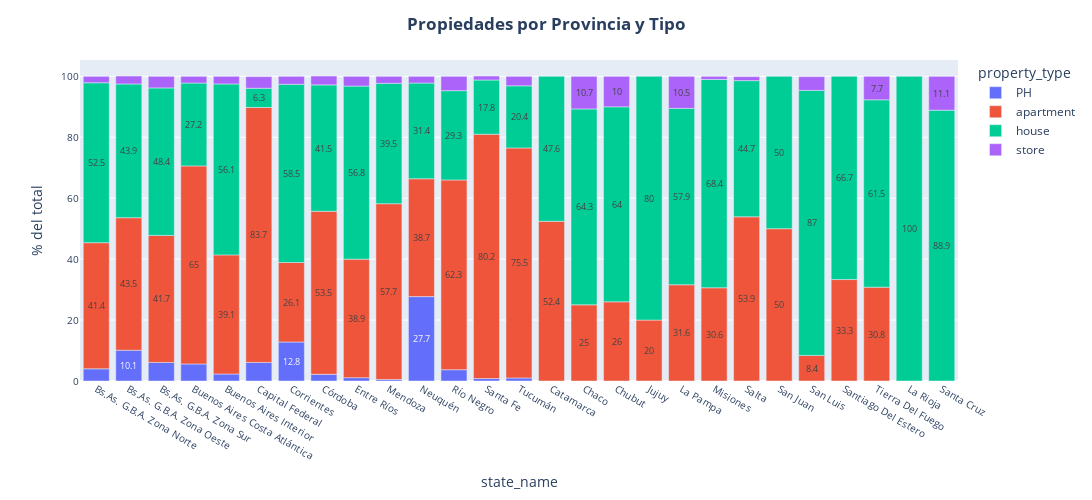

The cell this chart's notebook holds for it:
### Code cell
# Graficamos este mix de tipo de propiedades por provincia

fig = px.bar(data_frame= state_y_type_mix, x='state_name' , y='operation', color ='property_type',  text='operation'  , width=1100, height=500)

fig.update_layout(
    title='<b>Propiedades por Provincia y Tipo</b>',
    xaxis_tickfont_size=10,
    yaxis=dict(title='% del total',titlefont_size=14,tickfont_size=10),
    title_x=0.5)
fig.update_traces(textposition='inside', textangle = 0, insidetextanchor='middle')
fig.update_layout(uniformtext_minsize=9, uniformtext_mode='hide')
fig.show()

### Figure 1 — Plotly figure (JSON) as saved in the notebook; plotly's stock layout.template omitted (floating-point values rounded to 4 significant figures)
{"data": [{"alignmentgroup": "True", "hovertemplate": "property_type=PH<br>state_name=%{x}<br>operation=%{text}<extra></extra>", "insidetextanchor": "middle", "legendgroup": "PH", "marker": {"color": "#636efa"}, "name": "PH", "offsetgroup": "PH", "orientation": "v", "showlegend": true, "text": [4, 10.1, 6.1, 5.6, 2.3, 6.1, 12.8, 2.2, 1.1, 0.5, 27.7, 3.7, 0.8, 1], "textangle": 0, "textposition": "inside", "type": "bar", "x": ["Bs.As. G.B.A. Zona Norte", "Bs.As. G.B.A. Zona Oeste", "Bs.As. G.B.A. Zona Sur", "Buenos Aires Costa Atlántica", "Buenos Aires Interior", "Capital Federal", "Corrientes", "Córdoba", "Entre Ríos", "Mendoza", "Neuquén", "Río Negro", "Santa Fe", "Tucumán"], "xaxis": "x", "y": [4, 10.1, 6.1, 5.6, 2.3, 6.1, 12.8, 2.2, 1.1, 0.5, 27.7, 3.7, 0.8, 1], "yaxis": "y"}, {"alignmentgroup": "True", "hovertemplate": "property_type=apartment<br>state_name=%{x}<br>operation=%{text}<extra></extra>", "insidetextanchor": "middle", "legendgroup": "apartment", "marker": {"color": "#EF553B"}, "name": "apartment", "offsetgroup": "apartment", "orientation": "v", "showlegend": true, "text": [41.4, 43.5, 41.7, 65, 39.1, 83.7, 52.4, 25, 26, 26.1, 53.5, 38.9, 20, 31.6, 57.7, 30.6, 38.7, 62.3, 53.9, 50, 8.4, 80.2, 33.3, 30.8, 75.5], "textangle": 0, "textposition": "inside", "type": "bar", "x": ["Bs.As. G.B.A. Zona Norte", "Bs.As. G.B.A. Zona Oeste", "Bs.As. G.B.A. Zona Sur", "Buenos Aires Costa Atlántica", "Buenos Aires Interior", "Capital Federal", "Catamarca", "Chaco", "Chubut", "Corrientes", "Córdoba", "Entre Ríos", "Jujuy", "La Pampa", "Mendoza", "Misiones", "Neuquén", "Río Negro", "Salta", "San Juan", "San Luis", "Santa Fe", "Santiago Del Estero", "Tierra Del Fuego", "Tucumán"], "xaxis": "x", "y": [41.4, 43.5, 41.7, 65, 39.1, 83.7, 52.4, 25, 26, 26.1, 53.5, 38.9, 20, 31.6, 57.7, 30.6, 38.7, 62.3, 53.9, 50, 8.4, 80.2, 33.3, 30.8, 75.5], "yaxis": "y"}, {"alignmentgroup": "True", "hovertemplate": "property_type=house<br>state_name=%{x}<br>operation=%{text}<extra></extra>", "insidetextanchor": "middle", "legendgroup": "house", "marker": {"color": "#00cc96"}, "name": "house", "offsetgroup": "house", "orientation": "v", "showlegend": true, "text": [52.5, 43.9, 48.4, 27.2, 56.1, 6.3, 47.6, 64.3, 64, 58.5, 41.5, 56.8, 80, 57.9, 100, 39.5, 68.4, 31.4, 29.3, 44.7, 50, 87, 88.9, 17.8, 66.7, 61.5, 20.4], "textangle": 0, "textposition": "inside", "type": "bar", "x": ["Bs.As. G.B.A. Zona Norte", "Bs.As. G.B.A. Zona Oeste", "Bs.As. G.B.A. Zona Sur", "Buenos Aires Costa Atlántica", "Buenos Aires Interior", "Capital Federal", "Catamarca", "Chaco", "Chubut", "Corrientes", "Córdoba", "Entre Ríos", "Jujuy", "La Pampa", "La Rioja", "Mendoza", "Misiones", "Neuquén", "Río Negro", "Salta", "San Juan", "San Luis", "Santa Cruz", "Santa Fe", "Santiago Del Estero", "Tierra Del Fuego", "Tucumán"], "xaxis": "x", "y": [52.5, 43.9, 48.4, 27.2, 56.1, 6.3, 47.6, 64.3, 64, 58.5, 41.5, 56.8, 80, 57.9, 100, 39.5, 68.4, 31.4, 29.3, 44.7, 50, 87, 88.9, 17.8, 66.7, 61.5, 20.4], "yaxis": "y"}, {"alignmentgroup": "True", "hovertemplate": "property_type=store<br>state_name=%{x}<br>operation=%{text}<extra></extra>", "insidetextanchor": "middle", "legendgroup": "store", "marker": {"color": "#ab63fa"}, "name": "store", "offsetgroup": "store", "orientation": "v", "showlegend": true, "text": [2.1, 2.6, 3.8, 2.2, 2.5, 3.8, 10.7, 10, 2.6, 2.9, 3.2, 10.5, 2.3, 1, 2.2, 4.7, 1.3, 4.5, 11.1, 1.3, 7.7, 3.1], "textangle": 0, "textposition": "inside", "type": "bar", "x": ["Bs.As. G.B.A. Zona Norte", "Bs.As. G.B.A. Zona Oeste", "Bs.As. G.B.A. Zona Sur", "Buenos Aires Costa Atlántica", "Buenos Aires Interior", "Capital Federal", "Chaco", "Chubut", "Corrientes", "Córdoba", "Entre Ríos", "La Pampa", "Mendoza", "Misiones", "Neuquén", "Río Negro", "Salta", "San Luis", "Santa Cruz", "Santa Fe", "Tierra Del Fuego", "Tucumán"], "xaxis": "x", "y": [2.1, 2.6, 3.8, 2.2, 2.5, 3.8, 10.7, 10, 2.6, 2.9, 3.2, 10.5, 2.3, 1, 2.2, 4.7, 1.3, 4.5, 11.1, 1.3, 7.7, 3.1], "yaxis": "y"}], "layout": {"barmode": "relative", "height": 500, "legend": {"title": {"text": "property_type"}, "tracegroupgap": 0}, "margin": {"t": 60}, "title": {"text": "<b>Propiedades por Provincia y Tipo</b>", "x": 0.5}, "uniformtext": {"minsize": 9, "mode": "hide"}, "width": 1100, "xaxis": {"anchor": "y", "domain": [0, 1], "tickfont": {"size": 10}, "title": {"text": "state_name"}}, "yaxis": {"anchor": "x", "domain": [0, 1], "tickfont": {"size": 10}, "title": {"font": {"size": 14}, "text": "% del total"}}}}
